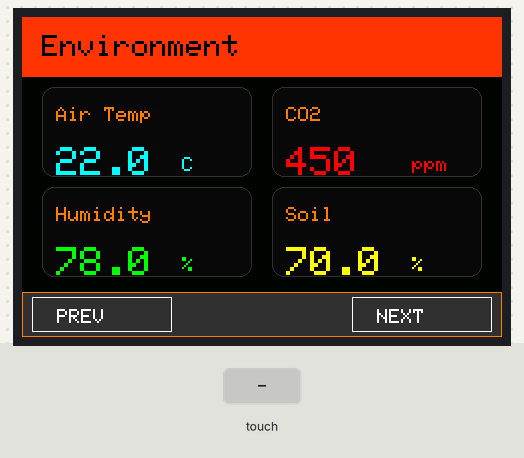
The sketch below on a simulated Arduino Uno, built with avr-gcc and run on an emulated ATmega328P. Parts: 480×320 colour display. The inputs (shaded band) are chosen by the test bench. Random numbers use the default seed unless the sketch sets one.

Above: at 0.5 s.
At 5.6 s:
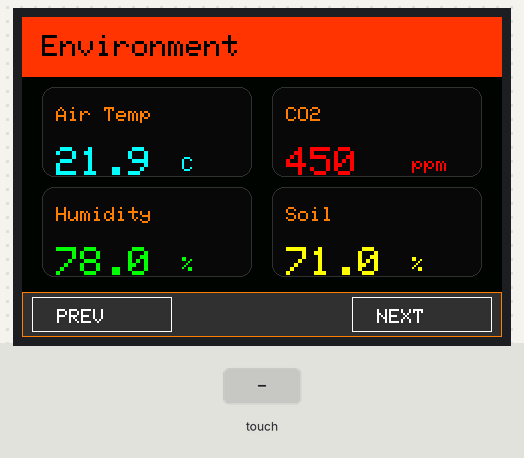
5.7 s: touch panel pressed at 13 % / 10 % of its raw x / y range
At 6.8 s:
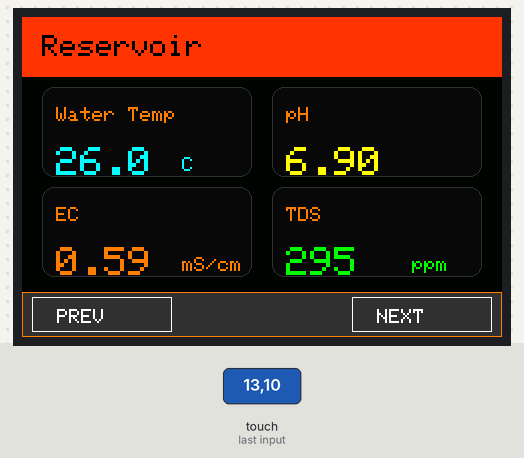
7.5 s: touch panel pressed at 13 % / 30 % of its raw x / y range
At 10.7 s:
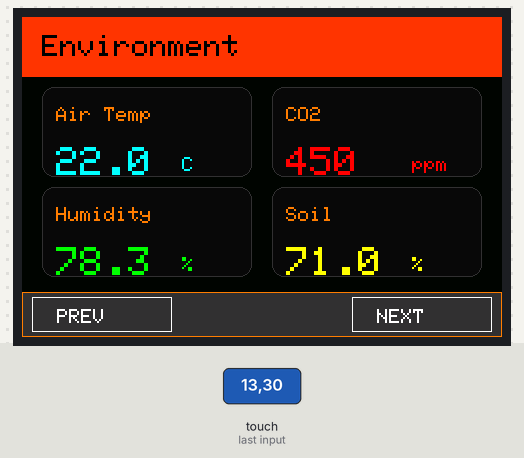
Timing chart, 0 to 12.2 s (numbered marks = the images above; inputs shaded):
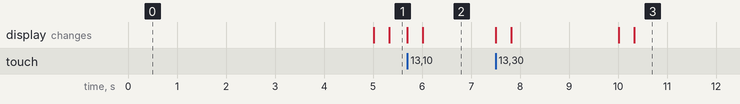

The sketch:

tft_dashboard.ino
```cpp
#include <MCUFRIEND_kbv.h>
#include <ArduinoJson.h>
#include <TouchScreen.h>

// ---------- Telemetry ----------
struct Telemetry {
    float airTemp;
    float humidity;
    float co2;
    float soilMoisture;
    float waterTemp;
    float ph;
    float ec;
    float tds;
};

// ---------- Display + UI ----------
MCUFRIEND_kbv tft;
uint16_t bgColor = 0x0020;
uint16_t cardColor = 0x0841;
uint16_t primaryText = 0xFFFF;
uint16_t accentText = 0xFBE0;
uint16_t highlight = 0xF9A0;
uint16_t dividerColor = 0x3186;

// ---------- Touch ----------
#define YP A3
#define XM A2
#define YM 9
#define XP 8
TouchScreen ts = TouchScreen(XP, YP, XM, YM, 300);
const int16_t SCREEN_WIDTH = 480;
const int16_t SCREEN_HEIGHT = 320;
const int16_t BTN_WIDTH = 140;
const int16_t BTN_HEIGHT = 45;
const int16_t CONTENT_BOTTOM = SCREEN_HEIGHT - BTN_HEIGHT - 10;
const int16_t CARD_WIDTH = 210;
const int16_t CARD_HEIGHT = 90;
const int16_t CARD_GAP = 10;
const int16_t ROW1_Y = 70;
const int16_t ROW2_Y = ROW1_Y + CARD_HEIGHT + CARD_GAP;
const int16_t LEFT_X = 20;
const int16_t RIGHT_X = SCREEN_WIDTH - CARD_WIDTH - 20;

enum TouchAction { NONE, NEXT_PAGE, PREV_PAGE };

void drawTouchButtons() {
    int16_t btnTop = SCREEN_HEIGHT - BTN_HEIGHT;
    tft.fillRect(0, btnTop, SCREEN_WIDTH, BTN_HEIGHT, dividerColor);
    tft.drawRect(0, btnTop, SCREEN_WIDTH, BTN_HEIGHT, accentText);

    tft.drawRect(10, btnTop + 5, BTN_WIDTH, BTN_HEIGHT - 10, primaryText);
    tft.drawRect(SCREEN_WIDTH - BTN_WIDTH - 10, btnTop + 5, BTN_WIDTH, BTN_HEIGHT - 10, primaryText);

    tft.setTextSize(2);
    tft.setTextColor(primaryText);
    tft.setCursor(35, btnTop + 17);
    tft.print("PREV");
    tft.setCursor(SCREEN_WIDTH - BTN_WIDTH + 15, btnTop + 17);
    tft.print("NEXT");
}

TouchAction readTouchAction() {
    TSPoint p = ts.getPoint();
    pinMode(XM, OUTPUT);
    pinMode(YP, OUTPUT);
    if (p.z < 100 || p.z > 1000) {
        return NONE;
    }
    int16_t x = map(p.y, 150, 920, 0, SCREEN_WIDTH);
    int16_t y = map(p.x, 120, 900, SCREEN_HEIGHT, 0);
    int16_t btnTop = SCREEN_HEIGHT - BTN_HEIGHT;
    if (y < btnTop || y > SCREEN_HEIGHT) return NONE;
    if (x >= 10 && x <= 10 + BTN_WIDTH) return PREV_PAGE;
    if (x >= SCREEN_WIDTH - BTN_WIDTH - 10 && x <= SCREEN_WIDTH - 10) return NEXT_PAGE;
    return NONE;
}

void drawHeader(const char *pageTitle) {
    tft.fillRect(0, 0, 480, 60, highlight);
    tft.setTextColor(0x0000);
    tft.setTextSize(3);
    tft.setCursor(20, 18);
    tft.print(pageTitle);
}

void drawCard(int16_t x, int16_t y, int16_t w, int16_t h) {
    tft.fillRoundRect(x, y, w, h, 12, cardColor);
    tft.drawRoundRect(x, y, w, h, 12, dividerColor);
}

void drawMetric(int16_t x, int16_t y, const char *label, float value, const char *unit, uint16_t color, uint8_t decimals = 1) {
    drawCard(x, y, CARD_WIDTH, CARD_HEIGHT);
    tft.setTextColor(accentText);
    tft.setTextSize(2);
    tft.setCursor(x + 14, y + 20);
    tft.print(label);

    tft.setTextColor(color);
    tft.setTextSize(4);
    tft.setCursor(x + 14, y + 60);
    if (isnan(value)) {
        tft.print("--");
    } else {
        tft.print(value, decimals);
    }
    tft.setTextSize(2);
    tft.setCursor(x + 140, y + 70);
    tft.print(unit);
}

void showError(const char *msg) {
    tft.fillScreen(0x0000);
    tft.setTextColor(0xF800);
    tft.setTextSize(3);
    tft.setCursor(20, 120);
    tft.print(msg);
}

String fetchBluetoothJson() {
    // Static variables to maintain state and simulate realistic variations
    static float airTemp = 22.0;
    static float humidity = 78.0;
    static float soilMoisture = 0.70;
    static float tds = 300.0;

    // Normal-like variations: small random steps with bounds
    // Air temp: average 22°C, vary by ±0.1°C per update
    airTemp += (random(-10, 11) / 100.0);  // -0.1 to +0.1
    if (airTemp < 21.5) airTemp = 21.5;
    if (airTemp > 22.5) airTemp = 22.5;

    // Humidity: average 78%, vary by ±0.5% per update
    humidity += (random(-5, 6) / 10.0);  // -0.5 to +0.5
    if (humidity < 76.0) humidity = 76.0;
    if (humidity > 80.0) humidity = 80.0;

    // Soil moisture: average 70%, vary by ±0.5% per update
    soilMoisture += (random(-5, 6) / 1000.0);  // -0.005 to +0.005
    if (soilMoisture < 0.68) soilMoisture = 0.68;
    if (soilMoisture > 0.72) soilMoisture = 0.72;

    // TDS: average 300 ppm, vary by ±5 ppm per update
    tds += random(-5, 6);
    if (tds < 290) tds = 290;
    if (tds > 310) tds = 310;

    // Calculate EC from TDS (EC mS/cm ≈ TDS ppm / 500)
    float ec = tds / 500.0;

    // CO2: fixed at 450 ppm
    float co2 = 450.0;

    // Water temp: fixed at 26°C
    float waterTemp = 26.0;

    // pH: fixed at 6.9
    float ph = 6.9;

    // Build JSON string
    String json = "{";
    json += "\"environment\":{";
    json += "\"air_temp_c\":" + String(airTemp, 1) + ",";
    json += "\"humidity\":" + String(humidity, 1) + ",";
    json += "\"co2_ppm\":" + String(co2, 0);
    json += "},";
    json += "\"reservoir\":{";
    json += "\"water_temp_c\":" + String(waterTemp, 1) + ",";
    json += "\"ph\":" + String(ph, 1) + ",";
    json += "\"ec\":" + String(ec, 2) + ",";
    json += "\"tds\":" + String(tds, 0);
    json += "},";
    json += "\"soil\":{";
    json += "\"moisture\":" + String(soilMoisture, 2);
    json += "}";
    json += "}";

    return json;
}

bool parseTelemetry(const String &payload, Telemetry &out) {
    StaticJsonDocument<512> doc;
    if (deserializeJson(doc, payload)) {
        return false;
    }

    out.airTemp = doc["environment"]["air_temp_c"] | NAN;
    out.humidity = doc["environment"]["humidity"] | NAN;
    out.co2 = doc["environment"]["co2_ppm"] | NAN;
    out.soilMoisture = doc["soil"]["moisture"] | NAN;
    out.waterTemp = doc["reservoir"]["water_temp_c"] | NAN;
    out.ph = doc["reservoir"]["ph"] | NAN;
    out.ec = doc["reservoir"]["ec"] | NAN;
    out.tds = doc["reservoir"]["tds"] | NAN;
    return true;
}

// ---------- Pages ----------
uint8_t currentPage = 0;
const uint8_t pageCount = 2;

void renderEnvPage(const Telemetry &data) {
    drawHeader("Environment");
    drawMetric(LEFT_X, ROW1_Y, "Air Temp", data.airTemp, "C", 0x07FF);
    drawMetric(RIGHT_X, ROW1_Y, "CO2", data.co2, "ppm", 0xF800, 0);
    drawMetric(LEFT_X, ROW2_Y, "Humidity", data.humidity, "%", 0x07E0);
    drawMetric(RIGHT_X, ROW2_Y, "Soil", data.soilMoisture * 100.0, "%", 0xFFE0);
}

void renderReservoirPage(const Telemetry &data) {
    drawHeader("Reservoir");
    drawMetric(LEFT_X, ROW1_Y, "Water Temp", data.waterTemp, "C", 0x07FF);
    drawMetric(RIGHT_X, ROW1_Y, "pH", data.ph, "", 0xFFE0, 2);
    drawMetric(LEFT_X, ROW2_Y, "EC", data.ec, "mS/cm", 0xFBE0, 2);
    drawMetric(RIGHT_X, ROW2_Y, "TDS", data.tds, "ppm", 0x07E0, 0);
}

void renderCurrentPage(const Telemetry &data) {
    tft.fillScreen(bgColor);
    switch (currentPage) {
        case 0:
            renderEnvPage(data);
            break;
        case 1:
            renderReservoirPage(data);
            break;
    }
    drawTouchButtons();
}

bool refreshTelemetry(Telemetry &state) {
    Telemetry incoming;
    if (parseTelemetry(fetchBluetoothJson(), incoming)) {
        state = incoming;
        renderCurrentPage(state);
        return true;
    }
    showError("JSON parse failed");
    return false;
}

// ---------- Main ----------
Telemetry latest;

void setup() {
    randomSeed(analogRead(0));  // Initialize random seed for realistic variations

    uint16_t id = tft.readID();
    if (id == 0xD3D3) {
        id = 0x9486;
    }
    tft.begin(id);
    tft.setRotation(1);

    refreshTelemetry(latest);
}

void loop() {
    TouchAction action = readTouchAction();
    switch (action) {
        case NEXT_PAGE:
            currentPage = (currentPage + 1) % pageCount;
            renderCurrentPage(latest);
            break;
        case PREV_PAGE:
            currentPage = (currentPage + pageCount - 1) % pageCount;
            renderCurrentPage(latest);
            break;
        default:
            break;
    }
    static unsigned long lastRefresh = 0;
    unsigned long now = millis();
    if (now - lastRefresh >= 5000) {
        refreshTelemetry(latest);
        lastRefresh = now;
    }
}

   
```

Measured:
- after the input at 5.7 s, the display: first changes at once (image 2 shows a later state)
